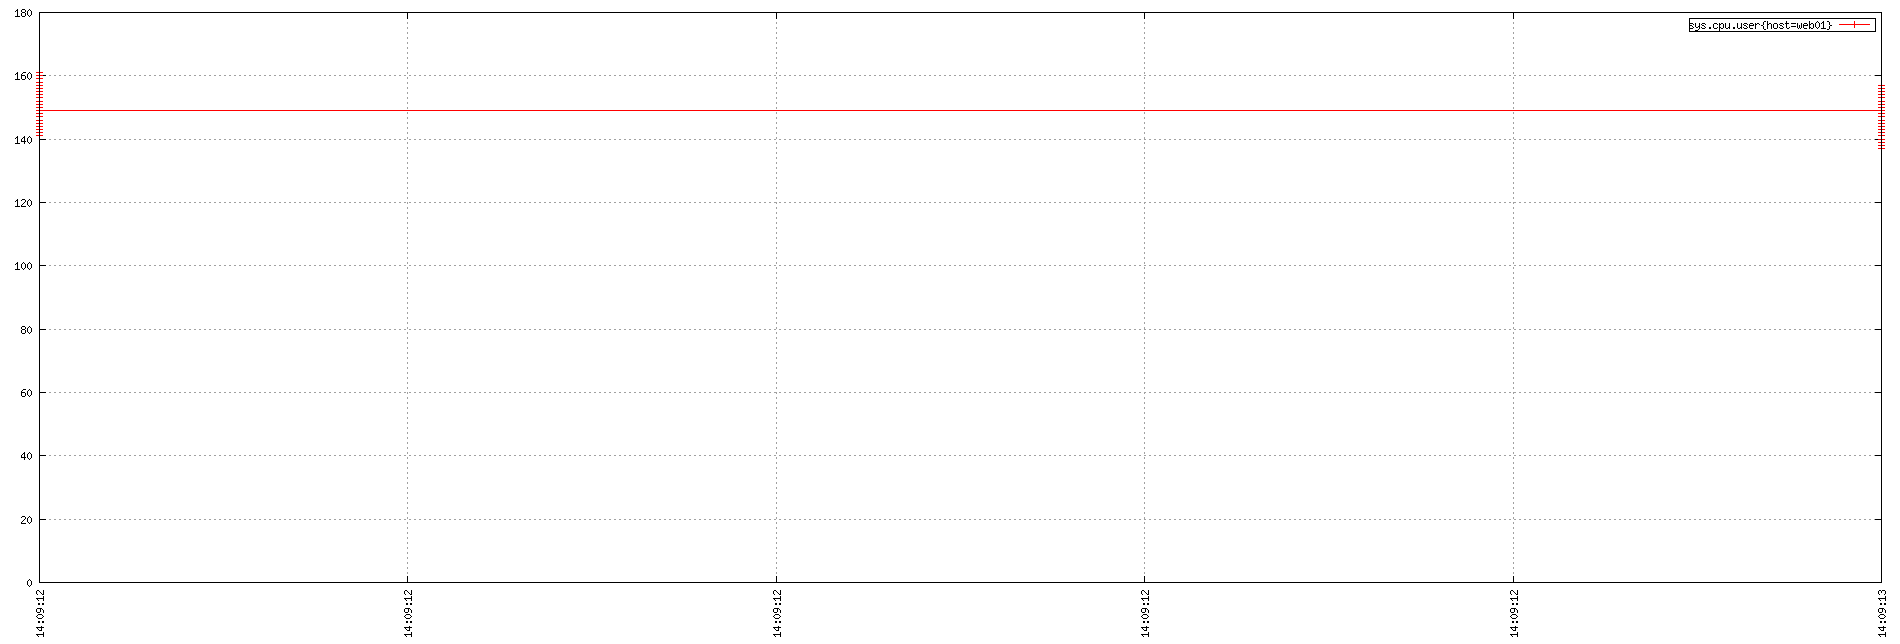

This figure's gnuplot source:
set term png small size 1900,644
set xdata time
set timefmt "%s"
if (GPVAL_VERSION < 4.6) set xtics rotate; else set xtics rotate right
set output "${TMPDIR-'tmp'}/tsd/369e427a.png"
set xrange ["1673878152":"1673878153"]
set format x "%H:%M:%S"
set grid
set style data linespoint
set key right box
set yrange [0:]
plot  "${TMPDIR-'tmp'}/tsd/369e427a_0.dat" using 1:2 title "sys.cpu.user{host=web01}"
